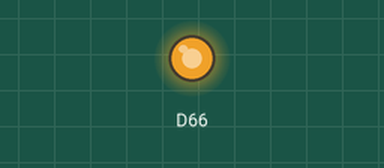
This sketch was run on a simulated Arduino Due. Shown: output pins drawn as LEDs (lit = HIGH).

Above: at 0.05 s.
At 0.35 s:
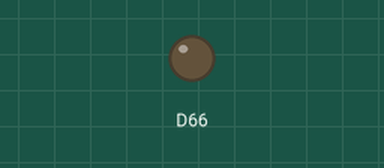
Timing chart, 0 to 3.0 s (numbered marks = the images above):
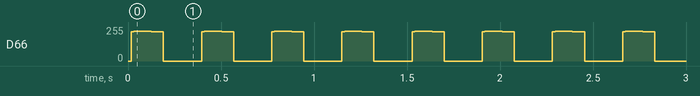

The sketch:

sineLookupTable.ino
```cpp
//This script generates a sine lookup table based on number of samples

//Constants
#define MAX_SAMPLES 4096 //There are 120 elements in array
#define DAC_RESOLUTION 12
#define AMPLITUDE 7 //Gets it to 2.5V with 2^8 -> need 3V, but AnalogWrite only 12 bits so can only get to 4096
#define PI 3.14159265358979323846

//Variables
int i = 0; //Iterate through wave values for wave 1
int j=0;
int offsetdeg = 120; //120 degrees
int offset; //Formula: offset degrees * num of samples / 360
int bitMul = 1<<8; //Is equivalent to 2^8 = 256

//sine wave lookup table
static int sinewave[MAX_SAMPLES];

void setup()
{
  //Set DACs as outputs
  pinMode(DAC0, OUTPUT);
  analogWriteResolution(DAC_RESOLUTION); //Set up resolution
  offset = offsetdeg*MAX_SAMPLES/360; //Calculate offset

  //Call method to generate sine lookup table
  generateSineTable(offsetdeg, sinewave, MAX_SAMPLES, AMPLITUDE);
}

void loop()
{
    i = (i+1)%MAX_SAMPLES; // Next element, and if reached last, go back to 0

    analogWrite(DAC0, sinewave[i]); //Write every element of sinewave
}


//Method to generate a sine table from the specified offset, and number of samples
//off is the offset, table is a pointer to the sine lookup table array and samples is the num of elements
void generateSineTable(int off, int * table, int samples, int a)
{
  for (i=off ; i < samples + off ; i++)
  {
    table[j++] = a*(round(((sin(2*PI*i/samples))*bitMul))+bitMul);
  }
}
```

Measured:
- by itself, D66: repeats every 0.38 s: 222/255 0.02 s, 223/255 0.05 s, 222/255 0.02 s, 221/255 0.06 s, 0/255 0.21 s, 221/255 0.01 s
